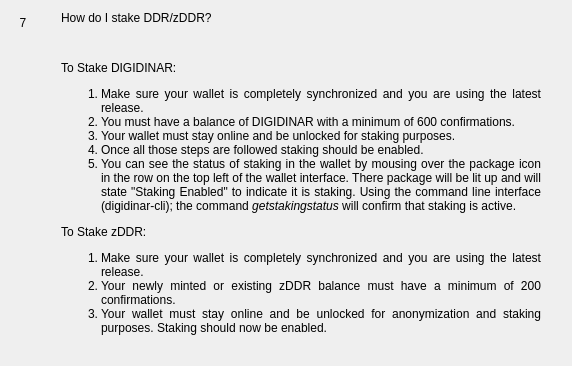
                  <widget class="QWidget" name="widgetFaq7" native="true">
                   <layout class="QHBoxLayout" name="horizontalpage_7" stretch="0,1">
                    <item alignment="Qt::AlignTop">
                     <widget class="QLabel" name="labelNumber7">
                      <property name="minimumSize">
                       <size>
                        <width>24</width>
                        <height>24</height>
                       </size>
                      </property>
                      <property name="maximumSize">
                       <size>
                        <width>16777215</width>
                        <height>24</height>
                       </size>
                      </property>
                      <property name="text">
                       <string>7</string>
                      </property>
                      <property name="alignment">
                       <set>Qt::AlignCenter</set>
                      </property>
                     </widget>
                    </item>
                    <item>
                     <layout class="QVBoxLayout" name="verticalLayoutpage_7">
                      <property name="leftMargin">
                       <number>20</number>
                      </property>
                      <property name="rightMargin">
                       <number>20</number>
                      </property>
                      <item>
                       <widget class="QLabel" name="labelSubtitle7">
                        <property name="text">
                         <string>How do I stake DDR/zDDR?</string>
                        </property>
                        <property name="wordWrap">
                         <bool>true</bool>
                        </property>
                       </widget>
                      </item>
                      <item>
                       <spacer name="verticalSpacer_70">
                        <property name="orientation">
                         <enum>Qt::Vertical</enum>
                        </property>
                        <property name="sizeType">
                         <enum>QSizePolicy::Fixed</enum>
                        </property>
                        <property name="sizeHint" stdset="0">
                         <size>
                          <width>20</width>
                          <height>30</height>
                         </size>
                        </property>
                       </spacer>
                      </item>
                      <item>
                       <widget class="QLabel" name="labelContent7">
                        <property name="text">
                         <string>
                           &lt;html&gt;&lt;head/&gt;&lt;body&gt;&lt;p align=&quot;justify&quot;&gt;
                           To Stake DIGIDINAR:
                           &lt;/p&gt;&lt;p align=&quot;justify&quot;&gt;
                           &lt;ol&gt;&lt;li&gt;
                           Make sure your wallet is completely synchronized and you are using the latest release.
                           &lt;li&gt;
                           You must have a balance of DIGIDINAR with a minimum of 600 confirmations.
                           &lt;li&gt;
                           Your wallet must stay online and be unlocked for staking purposes.
                           &lt;li&gt;
                           Once all those steps are followed staking should be enabled.
                           &lt;li&gt;
                           You can see the status of staking in the wallet by mousing over the package icon in the row on the top left of the wallet interface. There package will be lit up and will state &quot;Staking Enabled&quot; to indicate it is staking.  Using the command line interface (digidinar-cli); the command &lt;i&gt;getstakingstatus&lt;/i&gt; will confirm that staking is active.
                           &lt;/li&gt;&lt;/ol&gt;
                           &lt;/p&gt;&lt;p align=&quot;justify&quot;&gt;
                           To Stake zDDR:
                           &lt;/p&gt;&lt;p align=&quot;justify&quot;&gt;
                           &lt;ol&gt;&lt;li&gt;
                           Make sure your wallet is completely synchronized and you are using the latest release.
                           &lt;li&gt;
                           Your newly minted or existing zDDR balance must have a minimum of 200 confirmations.
                           &lt;li&gt;
                           Your wallet must stay online and be unlocked for anonymization and staking purposes.
                           Staking should now be enabled.
                           &lt;/li&gt;&lt;/ol&gt;
                           &lt;/p&gt;&lt;/body&gt;&lt;/html&gt;
                         </string>
                        </property>
                        <property name="alignment">
                         <set>Qt::AlignLeading|Qt::AlignLeft|Qt::AlignTop</set>
                        </property>
                        <property name="wordWrap">
                         <bool>true</bool>
                        </property>
                       </widget>
                      </item>
                      <item>
                       <spacer name="verticalSpacer_71">
                        <property name="orientation">
                         <enum>Qt::Vertical</enum>
                        </property>
                        <property name="sizeHint" stdset="0">
                         <size>
                          <width>20</width>
                          <height>20</height>
                         </size>
                        </property>
                       </spacer>
                      </item>
                     </layout>
                    </item>
                   </layout>
                  </widget>
